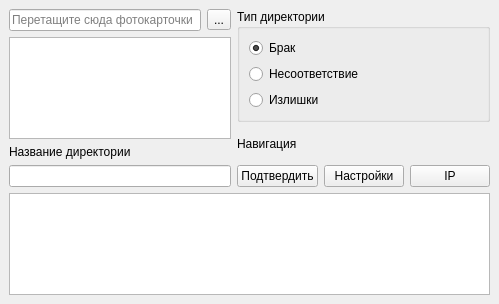
<?xml version="1.0" encoding="UTF-8"?>
<ui version="4.0">
 <class>MainWindow</class>
 <widget class="QMainWindow" name="MainWindow">
  <property name="geometry">
   <rect>
    <x>0</x>
    <y>0</y>
    <width>499</width>
    <height>304</height>
   </rect>
  </property>
  <property name="windowTitle">
   <string>WBHelper</string>
  </property>
  <widget class="QWidget" name="centralwidget">
   <layout class="QGridLayout" name="gridLayout_2">
    <item row="0" column="0">
     <layout class="QHBoxLayout" name="horizontalLayout">
      <item>
       <layout class="QVBoxLayout" name="verticalLayout_5">
        <item>
         <layout class="QGridLayout" name="gridLayout">
          <item row="0" column="1">
           <widget class="QToolButton" name="buttonBrowse">
            <property name="text">
             <string>...</string>
            </property>
           </widget>
          </item>
          <item row="0" column="0">
           <widget class="QLineEdit" name="editPhotoPath">
            <property name="sizePolicy">
             <sizepolicy hsizetype="Preferred" vsizetype="Fixed">
              <horstretch>0</horstretch>
              <verstretch>0</verstretch>
             </sizepolicy>
            </property>
            <property name="placeholderText">
             <string>Перетащите сюда фотокарточки</string>
            </property>
           </widget>
          </item>
         </layout>
        </item>
        <item>
         <widget class="QListWidget" name="listWidget"/>
        </item>
        <item>
         <layout class="QVBoxLayout" name="verticalLayout">
          <item>
           <widget class="QLabel" name="label">
            <property name="text">
             <string>Название директории</string>
            </property>
           </widget>
          </item>
          <item>
           <widget class="QLineEdit" name="editName">
            <property name="sizePolicy">
             <sizepolicy hsizetype="Preferred" vsizetype="Fixed">
              <horstretch>0</horstretch>
              <verstretch>0</verstretch>
             </sizepolicy>
            </property>
           </widget>
          </item>
         </layout>
        </item>
       </layout>
      </item>
      <item>
       <layout class="QVBoxLayout" name="verticalLayout_4">
        <item>
         <widget class="QGroupBox" name="groupBox">
          <property name="title">
           <string>Тип директории</string>
          </property>
          <layout class="QVBoxLayout" name="verticalLayout_2">
           <item>
            <widget class="QRadioButton" name="radioButtonDefect">
             <property name="text">
              <string>Брак</string>
             </property>
             <property name="checked">
              <bool>true</bool>
             </property>
            </widget>
           </item>
           <item>
            <widget class="QRadioButton" name="radioButtonDiscrepancy">
             <property name="text">
              <string>Несоответствие</string>
             </property>
            </widget>
           </item>
           <item>
            <widget class="QRadioButton" name="radioButtonOverage">
             <property name="text">
              <string>Излишки</string>
             </property>
            </widget>
           </item>
          </layout>
         </widget>
        </item>
        <item>
         <layout class="QVBoxLayout" name="verticalLayout_3">
          <item>
           <widget class="QLabel" name="label_2">
            <property name="text">
             <string>Навигация</string>
            </property>
           </widget>
          </item>
          <item>
           <layout class="QHBoxLayout" name="horizontalLayout_2">
            <item>
             <widget class="QPushButton" name="buttonSubmit">
              <property name="text">
               <string>Подтвердить</string>
              </property>
             </widget>
            </item>
            <item>
             <widget class="QPushButton" name="buttonSettings">
              <property name="text">
               <string>Настройки</string>
              </property>
             </widget>
            </item>
            <item>
             <widget class="QPushButton" name="buttonHostName">
              <property name="text">
               <string>IP</string>
              </property>
             </widget>
            </item>
           </layout>
          </item>
         </layout>
        </item>
       </layout>
      </item>
     </layout>
    </item>
    <item row="1" column="0">
     <widget class="QTextBrowser" name="textBrowserDataOut"/>
    </item>
   </layout>
  </widget>
 </widget>
 <resources/>
 <connections/>
</ui>
